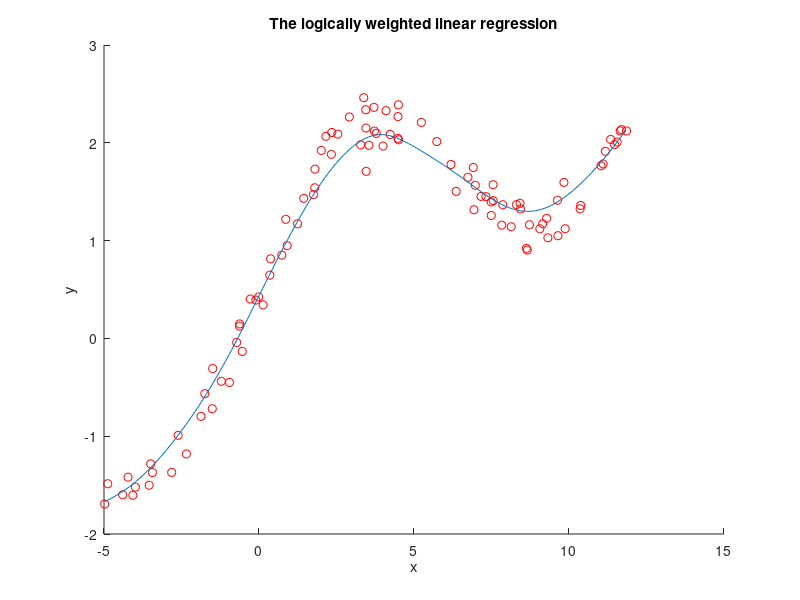

Write MATLAB code to recreate this figure.
%% Implement locally weighted linear regression on the dateset
%  Using the generalized weighted normal equation as below
%   Theta = inv(X'WX)X'WY, where W is diagonal matrix

load q2x.dat;
x1 = q2x(:,1);
m = length(x1);
x0 = ones(m,1); % Include the intercept term
X = [x0, x1];
load q2y.dat;
Y = q2y(:,1);

% Using the generalized weighted normal equation to implement unweighted linear regression
% The normal equation Theta = inv(X'WX)X'WY
theta = zeros(size(X,2),1);
tau = 0.8; % The bandwidth parameter
reg_x = min(X(:,2)):0.1:max(X(:,2));
reg_y = zeros(size(reg_x,2),1);
for k = 1:size(reg_x,2)
    W = zeros(m,1);
    for i = 1:m
        W(i) = exp((-(reg_x(k)-x1(i))^2)/2*tau^2);
    end
    W = diag(W); % Transfer to diagnal matrix
    theta = pinv(X'*W*X)*X'*W*Y;
    reg_y(k) = theta(1) + theta(2)*reg_x(k);
end


% Plot the dataset and the straight line
figure; hold on;
plot(x1,Y,'ro');
plot(reg_x,reg_y);
xlabel('x');ylabel('y');
title('The logically weighted linear regression');